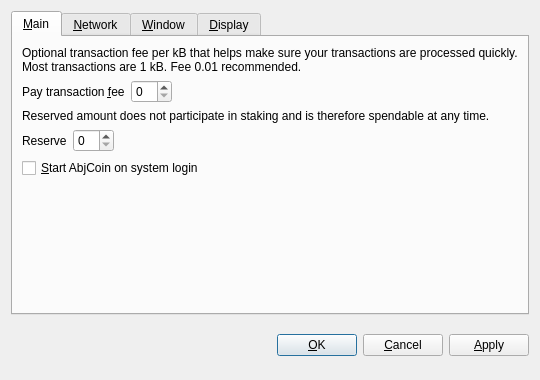
<?xml version="1.0" encoding="UTF-8"?>
<ui version="4.0">
 <class>OptionsDialog</class>
 <widget class="QDialog" name="OptionsDialog">
  <property name="geometry">
   <rect>
    <x>0</x>
    <y>0</y>
    <width>540</width>
    <height>380</height>
   </rect>
  </property>
  <property name="windowTitle">
   <string>Options</string>
  </property>
  <property name="modal">
   <bool>true</bool>
  </property>
  <layout class="QVBoxLayout" name="verticalLayout">
   <item>
    <widget class="QTabWidget" name="tabWidget">
     <property name="tabPosition">
      <enum>QTabWidget::North</enum>
     </property>
     <property name="currentIndex">
      <number>0</number>
     </property>
     <widget class="QWidget" name="tabMain">
      <attribute name="title">
       <string>&amp;Main</string>
      </attribute>
      <layout class="QVBoxLayout" name="verticalLayout_Main">
       <item>
        <widget class="QLabel" name="transactionFeeInfoLabel">
         <property name="text">
          <string>Optional transaction fee per kB that helps make sure your transactions are processed quickly. Most transactions are 1 kB. Fee 0.01 recommended.</string>
         </property>
         <property name="textFormat">
          <enum>Qt::PlainText</enum>
         </property>
         <property name="wordWrap">
          <bool>true</bool>
         </property>
        </widget>
       </item>
       <item>
        <layout class="QHBoxLayout" name="horizontalLayoutFee">
         <item>
          <widget class="QLabel" name="transactionFeeLabel">
           <property name="text">
            <string>Pay transaction &amp;fee</string>
           </property>
           <property name="textFormat">
            <enum>Qt::PlainText</enum>
           </property>
           <property name="buddy">
            <cstring>transactionFee</cstring>
           </property>
          </widget>
         </item>
         <item>
          <widget class="BitcoinAmountField" name="transactionFee"/>
         </item>
         <item>
          <spacer name="horizontalSpacerFee">
           <property name="orientation">
            <enum>Qt::Horizontal</enum>
           </property>
           <property name="sizeHint" stdset="0">
            <size>
             <width>40</width>
             <height>20</height>
            </size>
           </property>
          </spacer>
         </item>
        </layout>
       </item>
       <item>
        <widget class="QLabel" name="reserveBalanceInfoLabel">
         <property name="text">
          <string>Reserved amount does not participate in staking and is therefore spendable at any time.</string>
         </property>
         <property name="textFormat">
          <enum>Qt::PlainText</enum>
         </property>
         <property name="wordWrap">
          <bool>true</bool>
         </property>
        </widget>
       </item>
       <item>
        <layout class="QHBoxLayout" name="horizontalLayoutReserveBalance">
         <item>
          <widget class="QLabel" name="reserveBalanceLabel">
           <property name="text">
            <string>Reserve</string>
           </property>
           <property name="textFormat">
            <enum>Qt::PlainText</enum>
           </property>
           <property name="buddy">
            <cstring>reserveBalance</cstring>
           </property>
          </widget>
         </item>
         <item>
          <widget class="BitcoinAmountField" name="reserveBalance"/>
         </item>
         <item>
          <spacer name="horizontalSpacerReserveBalance">
           <property name="orientation">
            <enum>Qt::Horizontal</enum>
           </property>
           <property name="sizeHint" stdset="0">
            <size>
             <width>40</width>
             <height>20</height>
            </size>
           </property>
          </spacer>
         </item>
        </layout>
       </item>
       <item>
        <widget class="QCheckBox" name="bitcoinAtStartup">
         <property name="toolTip">
          <string>Automatically start AbjCoin after logging in to the system.</string>
         </property>
         <property name="text">
          <string>&amp;Start AbjCoin on system login</string>
         </property>
        </widget>
       </item>
       <item>
        <spacer name="verticalSpacer_Main">
         <property name="orientation">
          <enum>Qt::Vertical</enum>
         </property>
         <property name="sizeHint" stdset="0">
          <size>
           <width>20</width>
           <height>40</height>
          </size>
         </property>
        </spacer>
       </item>
      </layout>
     </widget>
     <widget class="QWidget" name="tabNetwork">
      <attribute name="title">
       <string>&amp;Network</string>
      </attribute>
      <layout class="QVBoxLayout" name="verticalLayout_Network">
       <item>
        <widget class="QCheckBox" name="mapPortUpnp">
         <property name="toolTip">
          <string>Automatically open the AbjCoin client port on the router. This only works when your router supports UPnP and it is enabled.</string>
         </property>
         <property name="text">
          <string>Map port using &amp;UPnP</string>
         </property>
        </widget>
       </item>
       <item>
        <widget class="QCheckBox" name="connectSocks">
         <property name="toolTip">
          <string>Connect to the AbjCoin network through a SOCKS proxy (e.g. when connecting through Tor).</string>
         </property>
         <property name="text">
          <string>&amp;Connect through SOCKS proxy:</string>
         </property>
        </widget>
       </item>
       <item>
        <layout class="QHBoxLayout" name="horizontalLayout_Network">
         <item>
          <widget class="QLabel" name="proxyIpLabel">
           <property name="text">
            <string>Proxy &amp;IP:</string>
           </property>
           <property name="textFormat">
            <enum>Qt::PlainText</enum>
           </property>
           <property name="buddy">
            <cstring>proxyIp</cstring>
           </property>
          </widget>
         </item>
         <item>
          <widget class="QValidatedLineEdit" name="proxyIp">
           <property name="maximumSize">
            <size>
             <width>140</width>
             <height>16777215</height>
            </size>
           </property>
           <property name="toolTip">
            <string>IP address of the proxy (e.g. 127.0.0.1)</string>
           </property>
          </widget>
         </item>
         <item>
          <widget class="QLabel" name="proxyPortLabel">
           <property name="text">
            <string>&amp;Port:</string>
           </property>
           <property name="textFormat">
            <enum>Qt::PlainText</enum>
           </property>
           <property name="buddy">
            <cstring>proxyPort</cstring>
           </property>
          </widget>
         </item>
         <item>
          <widget class="QLineEdit" name="proxyPort">
           <property name="maximumSize">
            <size>
             <width>55</width>
             <height>16777215</height>
            </size>
           </property>
           <property name="toolTip">
            <string>Port of the proxy (e.g. 9050)</string>
           </property>
          </widget>
         </item>
         <item>
          <widget class="QLabel" name="socksVersionLabel">
           <property name="text">
            <string>SOCKS &amp;Version:</string>
           </property>
           <property name="textFormat">
            <enum>Qt::PlainText</enum>
           </property>
           <property name="buddy">
            <cstring>socksVersion</cstring>
           </property>
          </widget>
         </item>
         <item>
          <widget class="QValueComboBox" name="socksVersion">
           <property name="toolTip">
            <string>SOCKS version of the proxy (e.g. 5)</string>
           </property>
          </widget>
         </item>
         <item>
          <spacer name="horizontalSpacer_Network">
           <property name="orientation">
            <enum>Qt::Horizontal</enum>
           </property>
           <property name="sizeHint" stdset="0">
            <size>
             <width>40</width>
             <height>20</height>
            </size>
           </property>
          </spacer>
         </item>
        </layout>
       </item>
       <item>
        <spacer name="verticalSpacer_Network">
         <property name="orientation">
          <enum>Qt::Vertical</enum>
         </property>
         <property name="sizeHint" stdset="0">
          <size>
           <width>20</width>
           <height>40</height>
          </size>
         </property>
        </spacer>
       </item>
      </layout>
     </widget>
     <widget class="QWidget" name="tabWindow">
      <attribute name="title">
       <string>&amp;Window</string>
      </attribute>
      <layout class="QVBoxLayout" name="verticalLayout_Window">
       <item>
        <widget class="QCheckBox" name="minimizeToTray">
         <property name="toolTip">
          <string>Show only a tray icon after minimizing the window.</string>
         </property>
         <property name="text">
          <string>&amp;Minimize to the tray instead of the taskbar</string>
         </property>
        </widget>
       </item>
       <item>
        <widget class="QCheckBox" name="minimizeOnClose">
         <property name="toolTip">
          <string>Minimize instead of exit the application when the window is closed. When this option is enabled, the application will be closed only after selecting Quit in the menu.</string>
         </property>
         <property name="text">
          <string>M&amp;inimize on close</string>
         </property>
        </widget>
       </item>
       <item>
        <spacer name="verticalSpacer_Window">
         <property name="orientation">
          <enum>Qt::Vertical</enum>
         </property>
         <property name="sizeHint" stdset="0">
          <size>
           <width>20</width>
           <height>40</height>
          </size>
         </property>
        </spacer>
       </item>
      </layout>
     </widget>
     <widget class="QWidget" name="tabDisplay">
      <attribute name="title">
       <string>&amp;Display</string>
      </attribute>
      <layout class="QVBoxLayout" name="verticalLayout_Display">
       <item>
        <layout class="QHBoxLayout" name="horizontalLayout_1_Display">
         <item>
          <widget class="QLabel" name="langLabel">
           <property name="text">
            <string>User Interface &amp;language:</string>
           </property>
           <property name="textFormat">
            <enum>Qt::PlainText</enum>
           </property>
           <property name="buddy">
            <cstring>lang</cstring>
           </property>
          </widget>
         </item>
         <item>
          <widget class="QValueComboBox" name="lang">
           <property name="toolTip">
            <string>The user interface language can be set here. This setting will take effect after restarting AbjCoin.</string>
           </property>
          </widget>
         </item>
        </layout>
       </item>
       <item>
        <layout class="QHBoxLayout" name="horizontalLayout_2_Display">
         <item>
          <widget class="QLabel" name="unitLabel">
           <property name="text">
            <string>&amp;Unit to show amounts in:</string>
           </property>
           <property name="textFormat">
            <enum>Qt::PlainText</enum>
           </property>
           <property name="buddy">
            <cstring>unit</cstring>
           </property>
          </widget>
         </item>
         <item>
          <widget class="QValueComboBox" name="unit">
           <property name="toolTip">
            <string>Choose the default subdivision unit to show in the interface and when sending coins.</string>
           </property>
          </widget>
         </item>
        </layout>
       </item>
       <item>
        <widget class="QCheckBox" name="displayAddresses">
         <property name="toolTip">
          <string>Whether to show AbjCoin addresses in the transaction list or not.</string>
         </property>
         <property name="text">
          <string>&amp;Display addresses in transaction list</string>
         </property>
        </widget>
       </item>
       <item>
        <widget class="QCheckBox" name="coinControlFeatures">
         <property name="toolTip">
          <string>Whether to show coin control features or not.</string>
         </property>
         <property name="text">
          <string>Display coin &amp;control features (experts only!)</string>
         </property>
        </widget>
       </item>
       <item>
        <spacer name="verticalSpacer_Display">
         <property name="orientation">
          <enum>Qt::Vertical</enum>
         </property>
         <property name="sizeHint" stdset="0">
          <size>
           <width>20</width>
           <height>40</height>
          </size>
         </property>
        </spacer>
       </item>
      </layout>
     </widget>
    </widget>
   </item>
   <item>
    <layout class="QHBoxLayout" name="horizontalLayout_Buttons">
     <item>
      <spacer name="horizontalSpacer_1">
       <property name="orientation">
        <enum>Qt::Horizontal</enum>
       </property>
       <property name="sizeHint" stdset="0">
        <size>
         <width>40</width>
         <height>48</height>
        </size>
       </property>
      </spacer>
     </item>
     <item>
      <widget class="QLabel" name="statusLabel">
       <property name="font">
        <font>
         <weight>75</weight>
         <bold>true</bold>
        </font>
       </property>
       <property name="text">
        <string/>
       </property>
       <property name="textFormat">
        <enum>Qt::PlainText</enum>
       </property>
       <property name="wordWrap">
        <bool>true</bool>
       </property>
      </widget>
     </item>
     <item>
      <spacer name="horizontalSpacer_2">
       <property name="orientation">
        <enum>Qt::Horizontal</enum>
       </property>
       <property name="sizeHint" stdset="0">
        <size>
         <width>40</width>
         <height>48</height>
        </size>
       </property>
      </spacer>
     </item>
     <item>
      <widget class="QPushButton" name="okButton">
       <property name="text">
        <string>&amp;OK</string>
       </property>
      </widget>
     </item>
     <item>
      <widget class="QPushButton" name="cancelButton">
       <property name="text">
        <string>&amp;Cancel</string>
       </property>
       <property name="autoDefault">
        <bool>false</bool>
       </property>
      </widget>
     </item>
     <item>
      <widget class="QPushButton" name="applyButton">
       <property name="text">
        <string>&amp;Apply</string>
       </property>
       <property name="autoDefault">
        <bool>false</bool>
       </property>
      </widget>
     </item>
    </layout>
   </item>
  </layout>
 </widget>
 <customwidgets>
  <customwidget>
   <class>BitcoinAmountField</class>
   <extends>QSpinBox</extends>
   <header>bitcoinamountfield.h</header>
  </customwidget>
  <customwidget>
   <class>QValueComboBox</class>
   <extends>QComboBox</extends>
   <header>qvaluecombobox.h</header>
  </customwidget>
  <customwidget>
   <class>QValidatedLineEdit</class>
   <extends>QLineEdit</extends>
   <header>qvalidatedlineedit.h</header>
  </customwidget>
 </customwidgets>
 <resources/>
 <connections/>
</ui>
